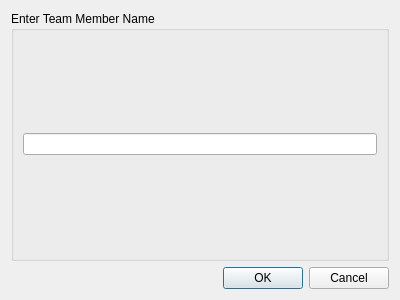
<?xml version="1.0" encoding="UTF-8"?>
<ui version="4.0">
 <class>AddMemberDialog</class>
 <widget class="QDialog" name="AddMemberDialog">
  <property name="geometry">
   <rect>
    <x>0</x>
    <y>0</y>
    <width>400</width>
    <height>300</height>
   </rect>
  </property>
  <property name="windowTitle">
   <string>Dialog</string>
  </property>
  <layout class="QVBoxLayout" name="mainLayout" stretch="1,0">
   <item>
    <widget class="QGroupBox" name="teamMemberNameGroupBox">
     <property name="title">
      <string>Enter Team Member Name</string>
     </property>
     <layout class="QHBoxLayout" name="teamMemberNameLayout">
      <item>
       <widget class="QLineEdit" name="teamMemberNameLineEdit"/>
      </item>
     </layout>
    </widget>
   </item>
   <item>
    <widget class="QDialogButtonBox" name="teamMemberNameButtonBox">
     <property name="orientation">
      <enum>Qt::Horizontal</enum>
     </property>
     <property name="standardButtons">
      <set>QDialogButtonBox::Cancel|QDialogButtonBox::Ok</set>
     </property>
    </widget>
   </item>
  </layout>
 </widget>
 <resources/>
 <connections>
  <connection>
   <sender>teamMemberNameButtonBox</sender>
   <signal>accepted()</signal>
   <receiver>AddMemberDialog</receiver>
   <slot>accept()</slot>
   <hints>
    <hint type="sourcelabel">
     <x>248</x>
     <y>254</y>
    </hint>
    <hint type="destinationlabel">
     <x>157</x>
     <y>274</y>
    </hint>
   </hints>
  </connection>
  <connection>
   <sender>teamMemberNameButtonBox</sender>
   <signal>rejected()</signal>
   <receiver>AddMemberDialog</receiver>
   <slot>reject()</slot>
   <hints>
    <hint type="sourcelabel">
     <x>316</x>
     <y>260</y>
    </hint>
    <hint type="destinationlabel">
     <x>286</x>
     <y>274</y>
    </hint>
   </hints>
  </connection>
 </connections>
</ui>
